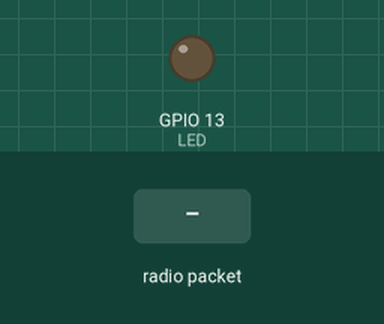
Simulated run of this sketch. Board: ESP32. On the bench: output pins drawn as LEDs (lit = HIGH). The inputs (shaded band) are chosen by the test bench. What the sketch prints to the serial monitor is not drawn.

Above: at 1.2 s.
1.3 s: radio packet "1" arrives
At 2.5 s:
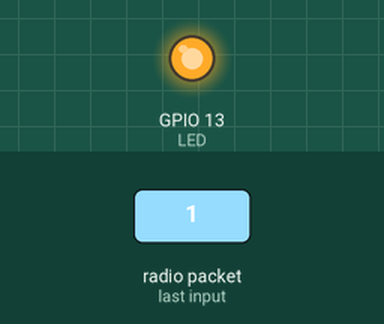
2.8 s: radio packet "0" arrives
At 3.9 s:
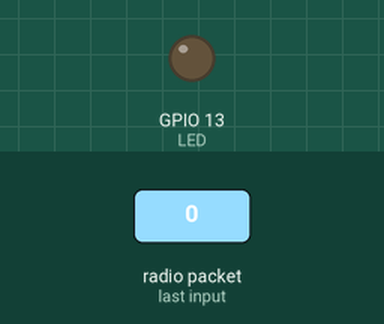
4.3 s: radio packet "2" arrives
At 5.0 s:
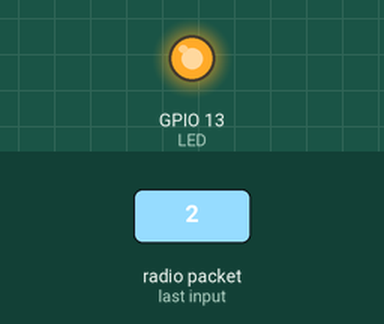
Timing chart, 0 to 7.3 s (numbered marks = the images above; inputs shaded):
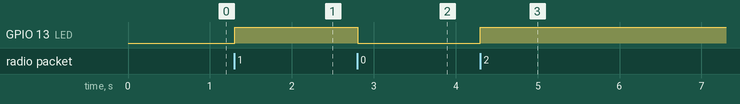

Measured:
- after the input at 1.3 s, GPIO 13 (LED): LOW → HIGH at once
- after the input at 2.8 s, GPIO 13 (LED): HIGH → LOW at once
- after the input at 4.3 s, GPIO 13 (LED): LOW → HIGH at once

The sketch:

DistressSignal_Rcv.ino
```cpp
#include <esp_now.h>
#include <WiFi.h>
#include "Arduino.h"
#include "DFRobotDFPlayerMini.h"

// use HardwareSerial UART1TX
HardwareSerial myHardwareSerial(1);
DFRobotDFPlayerMini myDFPlayer;
//const int busyPin = 23;
void printDetail(uint8_t type, int value);

esp_now_peer_info_t slave;
static int LED = 13;
static esp_err_t result;
static bool state = false;
static bool rcvDataFlag = false;

// 送信コールバック
void OnDataSent(const uint8_t *mac_addr, esp_now_send_status_t status) {
  char macStr[18];
  snprintf(macStr, sizeof(macStr), "%02X:%02X:%02X:%02X:%02X:%02X",
           mac_addr[0], mac_addr[1], mac_addr[2], mac_addr[3], mac_addr[4], mac_addr[5]);
  Serial.print("Last Packet Sent to: ");
  Serial.println(macStr);
  Serial.print("Last Packet Send Status: ");
  Serial.println(status == ESP_NOW_SEND_SUCCESS ? "Delivery Success" : "Delivery Fail");
}

// 受信コールバック
void OnDataRecv(const uint8_t *mac_addr, const uint8_t *data, int data_len) {
  char macStr[18];
  char msg[1];
  snprintf(macStr, sizeof(macStr), "%02X:%02X:%02X:%02X:%02X:%02X",
           mac_addr[0], mac_addr[1], mac_addr[2], mac_addr[3], mac_addr[4], mac_addr[5]);
  Serial.printf("Last Packet Recv from: %s\n", macStr);
  Serial.printf("Last Packet Recv Data(%d): ", data_len);
  for ( int i = 0 ; i < data_len ; i++ ) {
    // dataから1文字ずつ取り出して出力する
    msg[1] = data[i];
    Serial.print(msg[1]);
  }
  Serial.println("");
  rcvDataFlag = true;
  state = !state;
  if (state == true) {
    Serial.println("LED 点灯");
    digitalWrite(LED, HIGH);
    // myDFPlayer.play(2);  //Play the first mp3
  } else {
    Serial.println("LED 消灯");
    digitalWrite(LED, LOW);
  }
}

void setup() {
  Serial.begin(115200);
  pinMode(LED, OUTPUT);

  // ESP-NOW初期化
  WiFi.mode(WIFI_STA);
  WiFi.disconnect();
  if (esp_now_init() == ESP_OK) {
    Serial.println("ESPNow Init Success");
  } else {
    Serial.println("ESPNow Init Failed");
    ESP.restart();
  }

  // マルチキャスト用Slave登録
  memset(&slave, 0, sizeof(slave));
  for (int i = 0; i < 6; ++i) {
    slave.peer_addr[i] = (uint8_t)0xff;
  }

  esp_err_t addStatus = esp_now_add_peer(&slave);
  if (addStatus == ESP_OK) {
    // Pair success
    Serial.println("Pair success");
  }
  // ESP-NOWコールバック登録
  esp_now_register_send_cb(OnDataSent);
  esp_now_register_recv_cb(OnDataRecv);

  //  myHardwareSerial.begin(9600, SERIAL_8N1, 14, 12); // RX, TX
  //  pinMode(busyPin, INPUT);
  //  Serial.println();
  //  Serial.println(F("DFRobot DFPlayer Mini Demo"));
  //  Serial.println(F("Initializing DFPlayer ... (May take 3~5 seconds)"));
  //
  //  if (!myDFPlayer.begin(myHardwareSerial)) {
  //    Serial.println(F("Unable to begin:"));
  //    Serial.println(F("1.Please recheck the connection!"));
  //    Serial.println(F("2.Please insert the SD card!"));
  //    DFplaerの初期化が完了するまで待つ
  //    while (true) {
  //      delay(0); // Code to compatible with ESP8266 watch dog.
  //    }
  //  }
  //  Serial.println(F("DFPlayer Mini online."));
  //
  //  myDFPlayer.volume(15);  //Set volume value. From 0 to 30
}

void loop() {
  if (rcvDataFlag == true) {
    Serial.println("応答しました。");
    uint8_t data[13] = {72, 101, 108, 108, 111, 32, 69, 83, 80, 45, 78, 79, 87};
    result = esp_now_send(slave.peer_addr, data, sizeof(data));
    rcvDataFlag = false;
  }

  // 1ms間隔
  delay(1);
}
```
